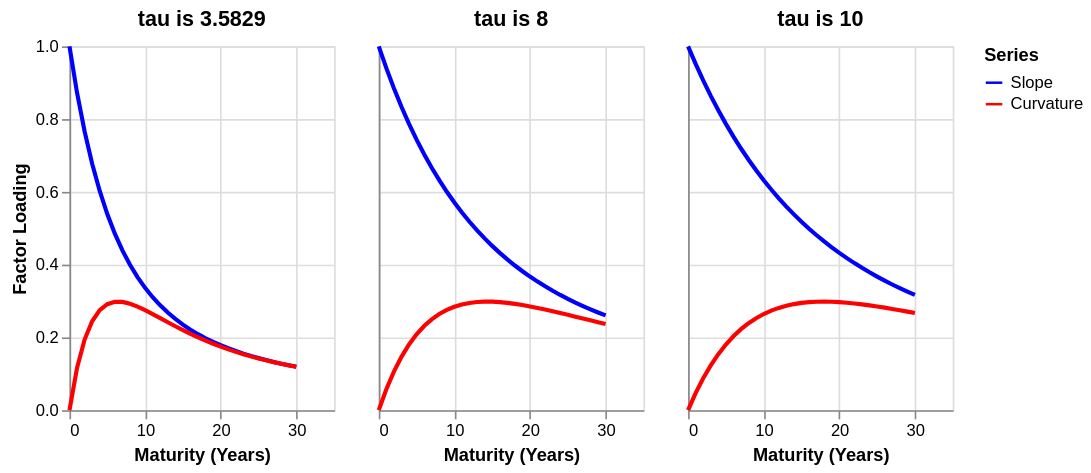

The cell this chart's notebook holds for it:
### Markdown cell above
## 2.1.a $\tau$ Is The Volatility Spotlight 🔦

Our simulations will express the views of our Beta distributions, but exactly where do these views get expressed? $\tau$ determines the expression of our views across the term structure. The impact of these views may be concentrated at short maturities, the mid-points (the belly), or out at the long end.To highlight how $\tau$ affects the term structure, we'll examine the value of the slope and curvature at different maturities using three different values for $\tau$:
1. **Base Case ($\tau$ = 3.5829)**: The value estimated in a previous chapter with the May 15, 2026 data. The peak effect is just short of seven years.
2. **A $\tau$ of 8.0**: A value that delays the peak effect until slightly more than fourteen years.
3. **A $\tau$ of 10.0**: A value that pushes the peak effect out to almost eighteen years.

To get a sense of how this spotlight moves, the following cell generates a graph showing how the slope and curvature react to maturity under these three different $\tau$ regimes.

### Code cell
# setup the demonstration data

# maturity between now and thirty years
maturity=np.arange(0.001,31)

slope_base = (1 - np.exp(-maturity / 3.5829)) / (maturity / 3.5829)
slope_8 = (1 - np.exp(-maturity / 8)) / (maturity / 8)
slope_10 = (1 - np.exp(-maturity / 10)) / (maturity / 10)

# genrate the curvature factors of tau regimes
curvature_base = slope_base - np.exp(-maturity / 3.5829)
curvature_8 = slope_8 - np.exp(-maturity / 8)
curvature_10 = slope_10 - np.exp(-maturity / 10)

# create the DataFrames for regime
columns = ['Slope', 'Curvature']
df_base = pd.DataFrame({'Slope': slope_base, 'Curvature': curvature_base}, index=maturity, columns=columns)
df_8 = pd.DataFrame({'Slope': slope_8, 'Curvature': curvature_8}, index=maturity, columns=columns)
df_10 = pd.DataFrame({'Slope': slope_10, 'Curvature': curvature_10}, index=maturity, columns=columns)

# dfine the charting function
def create_chart(data, title):
    # make the index (maturity) a column  (Altair will plot it on the X-axis)
    data_reset = data.reset_index().rename(columns={'index': 'Maturity'})

    # melt the data, but keep 'Maturity' intact as an identifier variable (id_vars)
    data_melted = data_reset.melt(id_vars=['Maturity'],
                                  value_vars=['Slope', 'Curvature'],
                                  var_name='Series',
                                  value_name='Value')


    return alt.Chart(data_melted).mark_line(size=2.5).encode(
        alt.X('Maturity:Q', title='Maturity (Years)'),
        alt.Y('Value:Q', title='Factor Loading'),
        alt.Color('Series:N',
                  scale=alt.Scale(domain=['Slope', 'Curvature'],
                                  range=['blue', 'red']))
    ).properties(
        width=190,
        height=200,
        title=title
    )

# generate the charts
chart1 = create_chart(df_base, 'tau is 3.5829').properties(width=160, height=220)
chart2 = create_chart(df_8, 'tau is 8').encode(
    y=alt.Y('Value:Q', title=None, axis=alt.Axis(labels=False, ticks=False))
).properties(width=160, height=220)
chart3 = create_chart(df_10, 'tau is 10').encode(
    y=alt.Y('Value:Q', title=None, axis=alt.Axis(labels=False, ticks=False))
).properties(width=160, height=220) # Updated title to reflect tau=10

# concatenate and display
# shared y axis for comparison between regimes
tau_results = alt.hconcat(chart1, chart2, chart3).resolve_scale(y='shared')

display(tau_results)

### Figure 1 — Vega-Lite specification as saved in the notebook (floating-point values rounded to 4 significant figures)
{"config": {"view": {"continuousWidth": 300, "continuousHeight": 300}}, "hconcat": [{"data": {"name": "data-0eae0784435db98e36468a5393ab4e12"}, "mark": {"type": "line", "size": 2.5}, "encoding": {"color": {"field": "Series", "scale": {"domain": ["Slope", "Curvature"], "range": ["blue", "red"]}, "type": "nominal"}, "x": {"field": "Maturity", "title": "Maturity (Years)", "type": "quantitative"}, "y": {"field": "Value", "title": "Factor Loading", "type": "quantitative"}}, "height": 220, "title": "tau is 3.5829", "width": 160}, {"data": {"name": "data-2a49b5b030a4f5ff45c8b67b43bcfa7a"}, "mark": {"type": "line", "size": 2.5}, "encoding": {"color": {"field": "Series", "scale": {"domain": ["Slope", "Curvature"], "range": ["blue", "red"]}, "type": "nominal"}, "x": {"field": "Maturity", "title": "Maturity (Years)", "type": "quantitative"}, "y": {"axis": {"labels": false, "ticks": false}, "field": "Value", "title": null, "type": "quantitative"}}, "height": 220, "title": "tau is 8", "width": 160}, {"data": {"name": "data-9e482c695e7d54392485dffbd31fe807"}, "mark": {"type": "line", "size": 2.5}, "encoding": {"color": {"field": "Series", "scale": {"domain": ["Slope", "Curvature"], "range": ["blue", "red"]}, "type": "nominal"}, "x": {"field": "Maturity", "title": "Maturity (Years)", "type": "quantitative"}, "y": {"axis": {"labels": false, "ticks": false}, "field": "Value", "title": null, "type": "quantitative"}}, "height": 220, "title": "tau is 10", "width": 160}], "resolve": {"scale": {"y": "shared"}}, "$schema": "https://vega.github.io/schema/vega-lite/v5.20.1.json", "datasets": {"data-0eae0784435db98e36468a5393ab4e12": [{"Maturity": 0.001, "Series": "Slope", "Value": 0.9999}, {"Maturity": 1.001, "Series": "Slope", "Value": 0.8725}, {"Maturity": 2.001, "Series": "Slope", "Value": 0.7662}, {"Maturity": 3.001, "Series": "Slope", "Value": 0.6772}, {"Maturity": 4.001, "Series": "Slope", "Value": 0.6023}, {"Maturity": 5.001, "Series": "Slope", "Value": 0.539}, {"Maturity": 6.001, "Series": "Slope", "Value": 0.4852}, {"Maturity": 7.001, "Series": "Slope", "Value": 0.4392}, {"Maturity": 8.001, "Series": "Slope", "Value": 0.3998}, {"Maturity": 9.001, "Series": "Slope", "Value": 0.3658}, {"Maturity": 10.0, "Series": "Slope", "Value": 0.3363}, {"Maturity": 11.0, "Series": "Slope", "Value": 0.3106}, {"Maturity": 12.0, "Series": "Slope", "Value": 0.2881}, {"Maturity": 13.0, "Series": "Slope", "Value": 0.2683}, {"Maturity": 14.0, "Series": "Slope", "Value": 0.2508}, {"Maturity": 15.0, "Series": "Slope", "Value": 0.2352}, {"Maturity": 16.0, "Series": "Slope", "Value": 0.2213}, {"Maturity": 17.0, "Series": "Slope", "Value": 0.2089}, {"Maturity": 18.0, "Series": "Slope", "Value": 0.1977}, {"Maturity": 19.0, "Series": "Slope", "Value": 0.1876}, {"Maturity": 20.0, "Series": "Slope", "Value": 0.1785}, {"Maturity": 21.0, "Series": "Slope", "Value": 0.1701}, {"Maturity": 22.0, "Series": "Slope", "Value": 0.1625}, {"Maturity": 23.0, "Series": "Slope", "Value": 0.1555}, {"Maturity": 24.0, "Series": "Slope", "Value": 0.1491}, {"Maturity": 25.0, "Series": "Slope", "Value": 0.1432}, {"Maturity": 26.0, "Series": "Slope", "Value": 0.1377}, {"Maturity": 27.0, "Series": "Slope", "Value": 0.1326}, {"Maturity": 28.0, "Series": "Slope", "Value": 0.1279}, {"Maturity": 29.0, "Series": "Slope", "Value": 0.1235}, {"Maturity": 30.0, "Series": "Slope", "Value": 0.1194}, {"Maturity": 0.001, "Series": "Curvature", "Value": 0.0001395}, {"Maturity": 1.001, "Series": "Curvature", "Value": 0.1162}, {"Maturity": 2.001, "Series": "Curvature", "Value": 0.1941}, {"Maturity": 3.001, "Series": "Curvature", "Value": 0.2445}, {"Maturity": 4.001, "Series": "Curvature", "Value": 0.275}, {"Maturity": 5.001, "Series": "Curvature", "Value": 0.2914}, {"Maturity": 6.001, "Series": "Curvature", "Value": 0.2979}, {"Maturity": 7.001, "Series": "Curvature", "Value": 0.2975}, {"Maturity": 8.001, "Series": "Curvature", "Value": 0.2926}, {"Maturity": 9.001, "Series": "Curvature", "Value": 0.2847}, {"Maturity": 10.0, "Series": "Curvature", "Value": 0.2749}, {"Maturity": 11.0, "Series": "Curvature", "Value": 0.2642}, {"Maturity": 12.0, "Series": "Curvature", "Value": 0.253}, {"Maturity": 13.0, "Series": "Curvature", "Value": 0.2417}, {"Maturity": 14.0, "Series": "Curvature", "Value": 0.2307}, {"Maturity": 15.0, "Series": "Curvature", "Value": 0.22}, {"Maturity": 16.0, "Series": "Curvature", "Value": 0.2098}, {"Maturity": 17.0, "Series": "Curvature", "Value": 0.2002}, {"Maturity": 18.0, "Series": "Curvature", "Value": 0.1912}, {"Maturity": 19.0, "Series": "Curvature", "Value": 0.1827}, {"Maturity": 20.0, "Series": "Curvature", "Value": 0.1747}, {"Maturity": 21.0, "Series": "Curvature", "Value": 0.1673}, {"Maturity": 22.0, "Series": "Curvature", "Value": 0.1603}, {"Maturity": 23.0, "Series": "Curvature", "Value": 0.1539}, {"Maturity": 24.0, "Series": "Curvature", "Value": 0.1479}, {"Maturity": 25.0, "Series": "Curvature", "Value": 0.1422}, {"Maturity": 26.0, "Series": "Curvature", "Value": 0.137}, {"Maturity": 27.0, "Series": "Curvature", "Value": 0.1321}, {"Maturity": 28.0, "Series": "Curvature", "Value": 0.1275}, {"Maturity": 29.0, "Series": "Curvature", "Value": 0.1232}, {"Maturity": 30.0, "Series": "Curvature", "Value": 0.1192}], "data-2a49b5b030a4f5ff45c8b67b43bcfa7a": [{"Maturity": 0.001, "Series": "Slope", "Value": 0.9999}, {"Maturity": 1.001, "Series": "Slope", "Value": 0.94}, {"Maturity": 2.001, "Series": "Slope", "Value": 0.8847}, {"Maturity": 3.001, "Series": "Slope", "Value": 0.8338}, {"Maturity": 4.001, "Series": "Slope", "Value": 0.7869}, {"Maturity": 5.001, "Series": "Slope", "Value": 0.7435}, {"Maturity": 6.001, "Series": "Slope", "Value": 0.7035}, {"Maturity": 7.001, "Series": "Slope", "Value": 0.6664}, {"Maturity": 8.001, "Series": "Slope", "Value": 0.6321}, {"Maturity": 9.001, "Series": "Slope", "Value": 0.6003}, {"Maturity": 10.0, "Series": "Slope", "Value": 0.5708}, {"Maturity": 11.0, "Series": "Slope", "Value": 0.5434}, {"Maturity": 12.0, "Series": "Slope", "Value": 0.5179}, {"Maturity": 13.0, "Series": "Slope", "Value": 0.4942}, {"Maturity": 14.0, "Series": "Slope", "Value": 0.4721}, {"Maturity": 15.0, "Series": "Slope", "Value": 0.4515}, {"Maturity": 16.0, "Series": "Slope", "Value": 0.4323}, {"Maturity": 17.0, "Series": "Slope", "Value": 0.4144}, {"Maturity": 18.0, "Series": "Slope", "Value": 0.3976}, {"Maturity": 19.0, "Series": "Slope", "Value": 0.3819}, {"Maturity": 20.0, "Series": "Slope", "Value": 0.3672}, {"Maturity": 21.0, "Series": "Slope", "Value": 0.3533}, {"Maturity": 22.0, "Series": "Slope", "Value": 0.3404}, {"Maturity": 23.0, "Series": "Slope", "Value": 0.3282}, {"Maturity": 24.0, "Series": "Slope", "Value": 0.3167}, {"Maturity": 25.0, "Series": "Slope", "Value": 0.3059}, {"Maturity": 26.0, "Series": "Slope", "Value": 0.2958}, {"Maturity": 27.0, "Series": "Slope", "Value": 0.2861}, {"Maturity": 28.0, "Series": "Slope", "Value": 0.2771}, {"Maturity": 29.0, "Series": "Slope", "Value": 0.2685}, {"Maturity": 30.0, "Series": "Slope", "Value": 0.2604}, {"Maturity": 0.001, "Series": "Curvature", "Value": 6.249e-05}, {"Maturity": 1.001, "Series": "Curvature", "Value": 0.05758}, {"Maturity": 2.001, "Series": "Curvature", "Value": 0.106}, {"Maturity": 3.001, "Series": "Curvature", "Value": 0.1466}, {"Maturity": 4.001, "Series": "Curvature", "Value": 0.1804}, {"Maturity": 5.001, "Series": "Curvature", "Value": 0.2083}, {"Maturity": 6.001, "Series": "Curvature", "Value": 0.2312}, {"Maturity": 7.001, "Series": "Curvature", "Value": 0.2496}, {"Maturity": 8.001, "Series": "Curvature", "Value": 0.2643}, {"Maturity": 9.001, "Series": "Curvature", "Value": 0.2757}, {"Maturity": 10.0, "Series": "Curvature", "Value": 0.2843}, {"Maturity": 11.0, "Series": "Curvature", "Value": 0.2906}, {"Maturity": 12.0, "Series": "Curvature", "Value": 0.2948}, {"Maturity": 13.0, "Series": "Curvature", "Value": 0.2973}, {"Maturity": 14.0, "Series": "Curvature", "Value": 0.2984}, {"Maturity": 15.0, "Series": "Curvature", "Value": 0.2982}, {"Maturity": 16.0, "Series": "Curvature", "Value": 0.297}, {"Maturity": 17.0, "Series": "Curvature", "Value": 0.2949}, {"Maturity": 18.0, "Series": "Curvature", "Value": 0.2922}, {"Maturity": 19.0, "Series": "Curvature", "Value": 0.2889}, {"Maturity": 20.0, "Series": "Curvature", "Value": 0.2851}, {"Maturity": 21.0, "Series": "Curvature", "Value": 0.2809}, {"Maturity": 22.0, "Series": "Curvature", "Value": 0.2765}, {"Maturity": 23.0, "Series": "Curvature", "Value": 0.2718}, {"Maturity": 24.0, "Series": "Curvature", "Value": 0.2669}, {"Maturity": 25.0, "Series": "Curvature", "Value": 0.262}, {"Maturity": 26.0, "Series": "Curvature", "Value": 0.257}, {"Maturity": 27.0, "Series": "Curvature", "Value": 0.2519}, {"Maturity": 28.0, "Series": "Curvature", "Value": 0.2469}, {"Maturity": 29.0, "Series": "Curvature", "Value": 0.2419}, {"Maturity": 30.0, "Series": "Curvature", "Value": 0.2369}], "data-9e482c695e7d54392485dffbd31fe807": [{"Maturity": 0.001, "Series": "Slope", "Value": 1.0}, {"Maturity": 1.001, "Series": "Slope", "Value": 0.9516}, {"Maturity": 2.001, "Series": "Slope", "Value": 0.9063}, {"Maturity": 3.001, "Series": "Slope", "Value": 0.8639}, {"Maturity": 4.001, "Series": "Slope", "Value": 0.8242}, {"Maturity": 5.001, "Series": "Slope", "Value": 0.7869}, {"Maturity": 6.001, "Series": "Slope", "Value": 0.7519}, {"Maturity": 7.001, "Series": "Slope", "Value": 0.7191}, {"Maturity": 8.001, "Series": "Slope", "Value": 0.6883}, {"Maturity": 9.001, "Series": "Slope", "Value": 0.6593}, {"Maturity": 10.0, "Series": "Slope", "Value": 0.6321}, {"Maturity": 11.0, "Series": "Slope", "Value": 0.6065}, {"Maturity": 12.0, "Series": "Slope", "Value": 0.5823}, {"Maturity": 13.0, "Series": "Slope", "Value": 0.5596}, {"Maturity": 14.0, "Series": "Slope", "Value": 0.5381}, {"Maturity": 15.0, "Series": "Slope", "Value": 0.5179}, {"Maturity": 16.0, "Series": "Slope", "Value": 0.4988}, {"Maturity": 17.0, "Series": "Slope", "Value": 0.4808}, {"Maturity": 18.0, "Series": "Slope", "Value": 0.4637}, {"Maturity": 19.0, "Series": "Slope", "Value": 0.4476}, {"Maturity": 20.0, "Series": "Slope", "Value": 0.4323}, {"Maturity": 21.0, "Series": "Slope", "Value": 0.4179}, {"Maturity": 22.0, "Series": "Slope", "Value": 0.4042}, {"Maturity": 23.0, "Series": "Slope", "Value": 0.3912}, {"Maturity": 24.0, "Series": "Slope", "Value": 0.3789}, {"Maturity": 25.0, "Series": "Slope", "Value": 0.3672}, {"Maturity": 26.0, "Series": "Slope", "Value": 0.356}, {"Maturity": 27.0, "Series": "Slope", "Value": 0.3455}, {"Maturity": 28.0, "Series": "Slope", "Value": 0.3354}, {"Maturity": 29.0, "Series": "Slope", "Value": 0.3258}, {"Maturity": 30.0, "Series": "Slope", "Value": 0.3167}, {"Maturity": 0.001, "Series": "Curvature", "Value": 5e-05}, {"Maturity": 1.001, "Series": "Curvature", "Value": 0.04683}, {"Maturity": 2.001, "Series": "Curvature", "Value": 0.08765}, {"Maturity": 3.001, "Series": "Curvature", "Value": 0.1232}, {"Maturity": 4.001, "Series": "Curvature", "Value": 0.1539}, {"Maturity": 5.001, "Series": "Curvature", "Value": 0.1804}, {"Maturity": 6.001, "Series": "Curvature", "Value": 0.2032}, {"Maturity": 7.001, "Series": "Curvature", "Value": 0.2226}, {"Maturity": 8.001, "Series": "Curvature", "Value": 0.239}, {"Maturity": 9.001, "Series": "Curvature", "Value": 0.2528}, {"Maturity": 10.0, "Series": "Curvature", "Value": 0.2643}, {"Maturity": 11.0, "Series": "Curvature", "Value": 0.2736}, {"Maturity": 12.0, "Series": "Curvature", "Value": 0.2812}, {"Maturity": 13.0, "Series": "Curvature", "Value": 0.2871}, {"Maturity": 14.0, "Series": "Curvature", "Value": 0.2916}, {"Maturity": 15.0, "Series": "Curvature", "Value": 0.2948}, {"Maturity": 16.0, "Series": "Curvature", "Value": 0.2969}, {"Maturity": 17.0, "Series": "Curvature", "Value": 0.2981}, {"Maturity": 18.0, "Series": "Curvature", "Value": 0.2984}, {"Maturity": 19.0, "Series": "Curvature", "Value": 0.298}, {"Maturity": 20.0, "Series": "Curvature", "Value": 0.297}, {"Maturity": 21.0, "Series": "Curvature", "Value": 0.2954}, {"Maturity": 22.0, "Series": "Curvature", "Value": 0.2934}, {"Maturity": 23.0, "Series": "Curvature", "Value": 0.2909}, {"Maturity": 24.0, "Series": "Curvature", "Value": 0.2881}, {"Maturity": 25.0, "Series": "Curvature", "Value": 0.2851}, {"Maturity": 26.0, "Series": "Curvature", "Value": 0.2818}, {"Maturity": 27.0, "Series": "Curvature", "Value": 0.2783}, {"Maturity": 28.0, "Series": "Curvature", "Value": 0.2746}, {"Maturity": 29.0, "Series": "Curvature", "Value": 0.2708}, {"Maturity": 30.0, "Series": "Curvature", "Value": 0.2669}]}}
